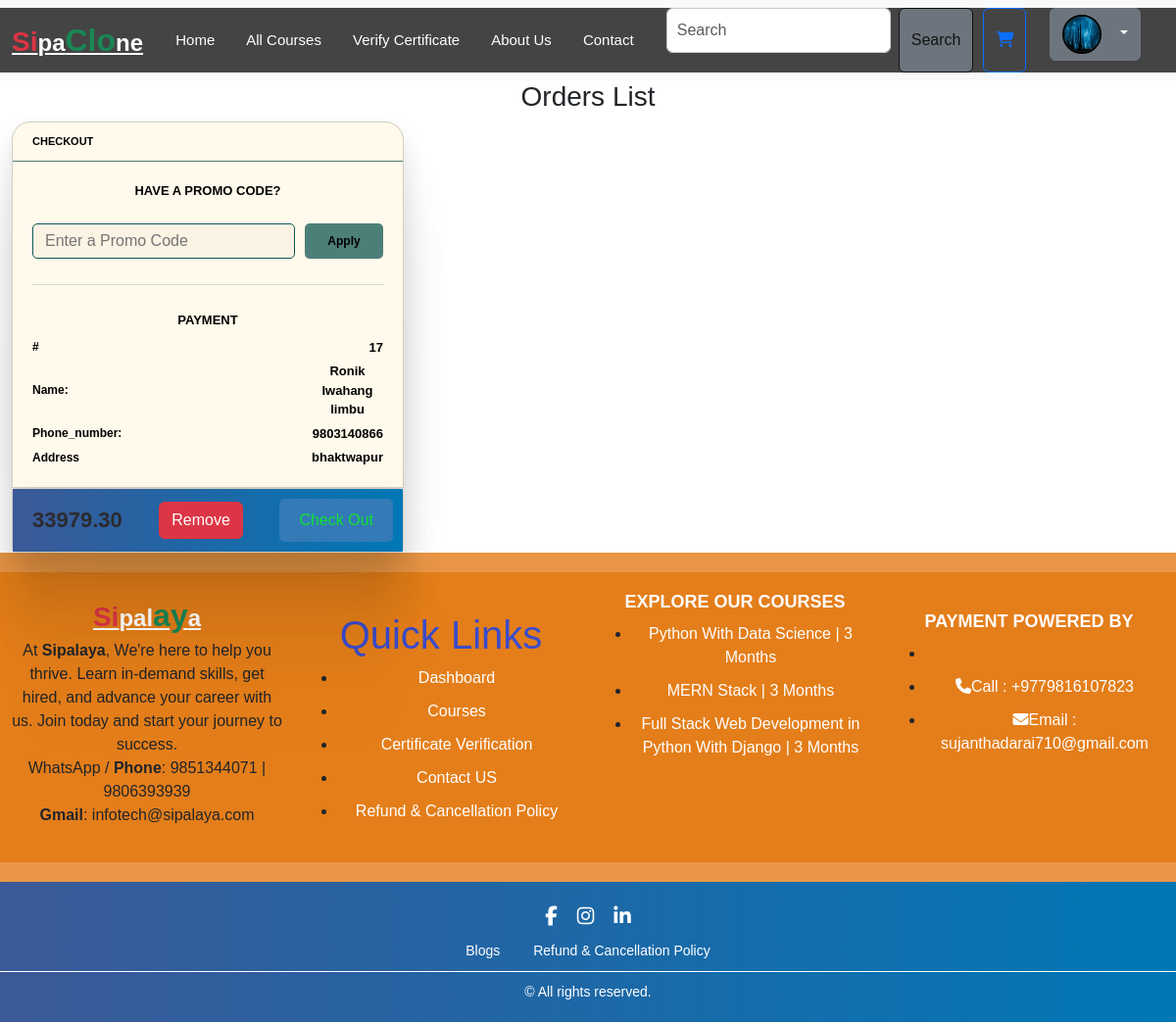
Page /orders_list/ (signed in) on the committed database.
### app/models.py (models this page shows, shortened)
class Profile(models.Model):
    user=models.OneToOneField(User,on_delete=models.CASCADE)
    profile_picture=models.ImageField(upload_to="images",blank=True,null=True)
    address=models.CharField(max_length=20)
    phone=models.CharField(max_length=20)

class Order(models.Model):
    name = models.CharField(blank=True, max_length=50)
    order_id = models.CharField(max_length=6, null=True, unique=True)
    phone_number = models.CharField(default=0,max_length=20)
    Address = models.TextField(blank=True)
    total_price = models.IntegerField(default=0)
    is_paid = models.BooleanField(default=False)
    paid_amount = models.IntegerField(null=True, blank=True)

### app/views.py (the view)
# urls.py: path('orders_list/', orders_list, name="orders_list"),
@login_required(login_url="log_in")
def orders_list(request):
    orders = Order.objects.all()
    cart_items = CartItem.objects.all()
    total_price = sum(item.total_price for item in cart_items)
    context = {"orders": orders,"cart_items":cart_items,"total_price":total_price}
    return render(request, 'main/orders_list.html', context)

### app/models.py (called while the page is built)
    @property
    def total_price(self):
        return self.course.price * self.quantity

### app/templates/main/orders_list.html (shortened to what this page needs)
{% extends 'base.html' %}
{% load static %}
{% block contain %}
<h3>Orders List</h3>
<div class="container-fluid">
  <div class="card cart">
    <label class="title">CHECKOUT</label>
    <div class="steps">
      <div class="step">
        <div class="promo">
          <span>HAVE A PROMO CODE?</span>
          <form class="form">
            <input type="text" placeholder="Enter a Promo Code" class="input_field">
            <button>Apply</button>
          </form>
        </div>
        <hr>
        <div class="payments">
          <span>PAYMENT</span>
          {% for order in orders %}
          <div class="details">
            <span>#</span>
            <span>{{order.id}}</span>
            <span>Name:</span>
            <span>{{order.name}}</span>
            <span>Phone_number:</span>
            <span>{{order.phone_number}}</span>
            <span>Address</span>
            <span>{{order.Address}}</span>
          </div>
        </div>
      </div>
    </div>
  </div>
  <div class="card checkout">
    <div class="footer">
      <label class="price">{{total_price}}</label>
      <a href="{% url 'order_remove' order.id %}"><button class="btn btn-danger">Remove</button></a>
      <a href="{% url 'order_checkout' order.id %}"><button class="btn btn-primary">Check Out</button></a>
    </div>
  </div>
</div>
{% endfor %}
{% endblock contain %}

### app/templates/base.html (shortened to what this page needs)
{% load static %}
<!DOCTYPE html>
<html lang="en">
<head>
    <link href="https://cdn.jsdelivr.net/npm/bootstrap@5.3.3/dist/css/bootstrap.min.css" rel="stylesheet">
    <link rel="stylesheet" href="https://cdnjs.cloudflare.com/ajax/libs/font-awesome/6.6.0/css/all.min.css" />
   <link rel="stylesheet" href="{% static 'css/home.css' %}">
   <link rel="stylesheet" href="{% static 'css/register.css' %}">
   <link rel="stylesheet" href="{% static 'css/profile.css' %}">
   <link rel="stylesheet" href="{% static 'css/contact.css' %}">
   <link rel="stylesheet" href="{% static 'css/global.css' %}">
   <link rel="stylesheet" href="{% static 'css/verify_certificate.css' %}">
   <link rel="stylesheet" href="{% static 'css/About_us.css' %}">
   <link rel="stylesheet" href="{% static 'css/customer_profile.css' %}">
   <link rel="stylesheet" href="{% static 'css/Orders_list.css' %}">
   <link rel="stylesheet" href="{% static 'css/cart_detail.css' %}">
</head>
<body>
   <div class="nav_section">
    <nav class="navbar navbar-expand-lg bg-body-tertiary" >
        <div class="container-fluid" style="background-color: #0c0c0cc2;">
          <a class="logo"><b class="fs-3 fw-3 text-bolder text-danger">Si</b>pa<b class="fs-2 fw-3 text-bolder text-success">Clo</b>ne</a>
          <div class="collapse navbar-collapse" id="navbarSupportedContent">
            <ul class="navbar-nav mx-auto mb-2 mb-lg-0">
              <li class="nav-item">
                <a class="nav-link" href="{% url 'home' %}" class="btn btn-primary text-uppercase">Home</a>
              </li>
              <li class="nav-item">
                <a class="nav-link" href="{% url 'all_courses' %}" class="btn btn-primary text-uppercase">All Courses</a>
              </li>
              <li class="nav-item">
                <a class="nav-link" href="{% url 'verify_certificate' %}" class="btn btn-primary text-uppercase">Verify Certificate</a>
              </li>
              <li class="nav-item">
                <a class="nav-link" href="{% url 'About_us' %}" class="btn btn-primary text-uppercase">About Us</a>
              </li>
              <li class="nav-item">
                <a class="nav-link" href="{% url 'contact' %}" class="btn btn-primary">Contact</a>
              </li>
            </ul>
            <form class="d-flex" role="search" method="post" action="{% url 'search_form' %}">
               <input class="form-control me-2" type="search" placeholder="Search" aria-label="Search" name="searched">
               <button class="btn btn-secondary btn-outline-success" type="submit" style="margin-right:10px;">Search</button>
               <button type="button" class="btn btn-outline-primary">
                   <a href="{% url 'cart_detail' %}"><i class="fa-solid fa-cart-shopping"></i></a>
               </button>
               {% if request.user.is_authenticated %}
                   <div class="dropdown mx-4">
                       <a class="btn btn-secondary dropdown-toggle" href="#" role="button" data-bs-toggle="dropdown" aria-expanded="false">
                           {% if request.user.profile.profile_picture %}
                               <img src="{{ request.user.profile.profile_picture.url }}" alt="" class="profile_img">
                           {% else %}
                               <img src="{% static 'images/profile.png' %}" alt="" class="profile_img">
                           {% endif %}
                       </a>
                   </div>
               {% else %}
                   <a href="{% url 'log_in' %}">
                       <img src="{% static 'images/profile.png' %}" alt="" class="profile_img">
                       <i class="fa-solid fa-user-lock"></i>Login
                   </a>
               {% endif %}
           </form>
          </div>
        </div>
      </nav>
      </div>
      {% block contain %}
    {% endblock contain %}
   <div class="footer_section">
  <div class="footer_section layout_padding" style="background-color: #e2770dc2;" data-oas="fade-up" data-oas-duration="1000">
    <div class="container-fluid" class="footer">
    <div class="row">
      <div class="col-lg-3 col-sm-6">
        <a class="logo"><b class="fs-3 fw-3 text-bolder text-danger">Si</b>pal<b class="fs-2 fw-3 text-bolder text-success">ay</b>a</a>
        <p>At <b class="text-bolder">Sipalaya</b>, We're here to help you thrive. Learn in-demand skills, get hired, and advance your career with us. Join today and start your journey to success.<br>
         WhatsApp / <b class="text-bolder">Phone</b>: 9851344071 | 9806393939<br>
         <b class="text-bolder"> Gmail</b>: infotech@sipalaya.com</p>
     </div>
     <div class="col-lg-3 col-sm-6">
      <h1>Quick Links</h1>
        <div class="quick-links">
           <ul>
              <li><a href="">Dashboard</a></li>
              <li><a href="">Courses</a></li>
              <li><a href="">Certificate Verification</a></li>
              <li><a href="">Contact US</a></li>
              <li><a href="">Refund & Cancellation Policy</a></li>
           </ul>
        </div>
     </div>
     <div class="col-lg-3 col-sm-6">
        <h3 class="useful_text text-bolder">EXPLORE OUR COURSES</h3>
        <div class="footer_menu">
           <ul>
              <li><a href="#">Python With Data Science | 3 Months
              <li><a href="#">MERN Stack | 3 Months</a></li>
              <li><a href="#">Full Stack Web Development in Python With Django | 3 Months</a></li>
           </ul>
        </div>
     </div>
     <div class="col-lg-3 col-sm-6">
        <h1 class="useful_text">PAYMENT POWERED BY</h1>
        <div class="location_text">
           <ul>
              <li>
              </li>
              <li>
                 <a href="tel: +9779841559015">
                    <i class="fa fa-phone" aria-hidden="true"></i><span class="padding_left_10">Call :
                       +9779816107823</span>
                 </a>
              </li>
              <li>
                 <a href="mailto: Sonam32thp@gmail.com">
                    <i class="fa fa-envelope" aria-hidden="true"></i><span class="padding_left_10">Email :
                       sujanthadarai710@gmail.com</span>
                 </a>
              </li>
           </ul>
        </div>
     </div>
  </div>
</div>
</div>
</div>
<div class="footer">
   <div class="social-icons">
       <a href="#"><i class="fab fa-facebook-f"></i></a>
       <a href="#"><i class="fab fa-instagram"></i></a>
       <a href="#"><i class="fab fa-linkedin-in"></i></a>
   </div>
   <div class="links">
       <a href="#">Blogs</a>
       <a href="#">Refund & Cancellation Policy</a>
   </div>
   <div class="divider"></div>
   <div class="copyright">
       © All rights reserved.
   </div>
</div>
  </body>
</html>

### app/static/css/home.css (style rules this page uses)
body { font-family: Arial, sans-serif; }
.navbar-nav .nav-item .nav-link { position: relative; cursor: pointer; color: white; font-size: 15px; padding: 0.5rem 1rem; transition: color 0.25s; }
.navbar-nav .nav-item::after { position: absolute; content: ""; inset: 0; background: rgb(35, 12, 164); scale: 1 0; z-index: -1; transition: 0.45s; border-radius: 10px; }
.card { background-color: #95ff00; }
body { font-family: Arial, sans-serif; text-align: center; background-color: #ffffff; margin: 0; padding: 0; }
h1 { color: #3b4cca; margin-top: 20px; }
.footer { background: linear-gradient(to right, #3b5998, #0077b5); color: white; padding: 20px 0; position: relative; }
.footer .social-icons { margin-bottom: 10px; }
.footer .social-icons a { color: white; margin: 0 10px; font-size: 20px; text-decoration: none; }
.footer .links { margin-bottom: 10px; }
.footer .links a { color: white; margin: 0 15px; text-decoration: none; }
.footer .divider { border-top: 1px solid white; margin: 10px 0; }
.footer .copyright { margin-top: 10px; }

### app/static/css/register.css (style rules this page uses)
.title { text-align: center; font-size: 1.5rem; line-height: 2rem; font-weight: 700; }
.form { margin-top: 1.5rem; }
.social-icons { display: flex; justify-content: center; }

### app/static/css/profile.css (style rules this page uses)
.nav_section { background-color: #0c0c0cc2; }
.navbar { background-color: #0c0c0cc2; }
.logo { font-size: 24px; font-weight: bold; color: #fff; }
.nav-link { color: #fff; text-decoration: none; }
.profile_img { width: 30px; height: 30px; border-radius: 50%; margin-right: 10px; }
.footer_section { background-color: #e2770dc2; padding: 20px 0; }
.footer { color: #fff; font-size: 14px; }
.quick-links { list-style: none; padding: 0; margin: 0; }
.quick-links li { margin-bottom: 10px; }
.quick-links a { color: #fff; text-decoration: none; }
.useful_text { font-size: 18px; font-weight: bold; color: #fff; margin-bottom: 10px; }
.footer_menu { list-style: none; padding: 0; margin: 0; }
.footer_menu li { margin-bottom: 10px; }
.footer_menu a { color: #fff; text-decoration: none; }
.location_text { list-style: none; padding: 0; margin: 0; }
.location_text li { margin-bottom: 10px; }
.location_text a { color: #fff; text-decoration: none; }
.profile_img { height: 40px; width: 40px; border-radius: 50%; border: 2px solid black; }

### app/static/css/contact.css (style rules this page uses)
.form-control { width: 100%; padding: 10px; margin-bottom: 20px; border: 1px solid #ccc; }
.btn-primary { background-color: #337ab7; color: #14e130; padding: 10px 20px; border: none; border-radius: 5px; cursor: pointer; }

### app/static/css/global.css (style rules this page uses)
* { margin: 0; padding: 0; box-sizing: border-box; }
.btn-outline-success { color: rgb(21, 20, 20); border-color: rgb(16, 15, 15); }

### app/static/css/verify_certificate.css (style rules this page uses)
.text-bolder { font-weight: bold; }
.text-success { color: #28a745; }

### app/static/css/About_us.css (style rules this page uses)
body { margin: 0; font-family: Arial, sans-serif; }

### rows in the picture
Order: id "17", name "Ronik Iwahang limbu", phone_number "9803140866", Address "bhaktwapur", total_price "33979.30"
